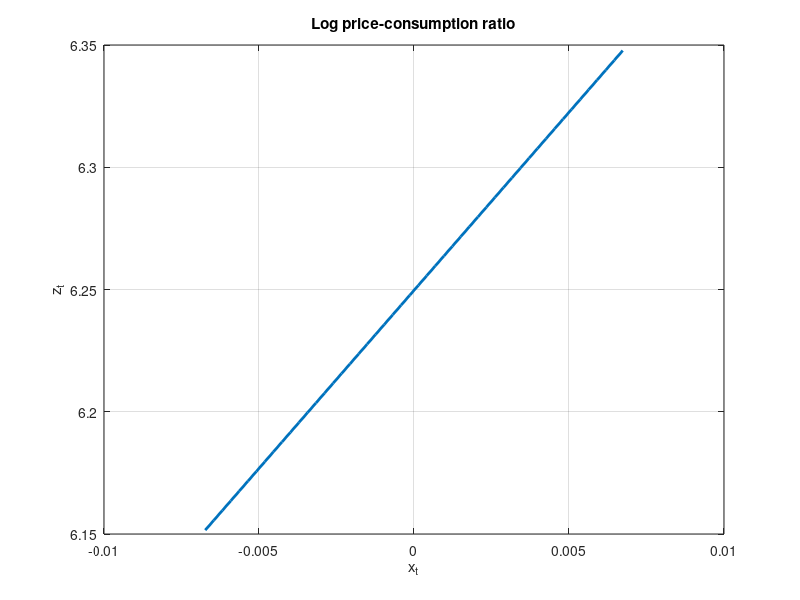
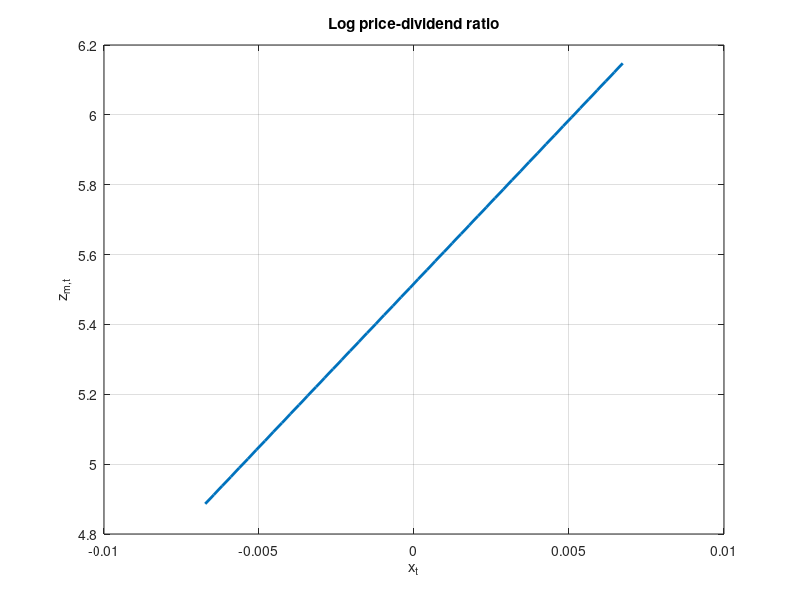
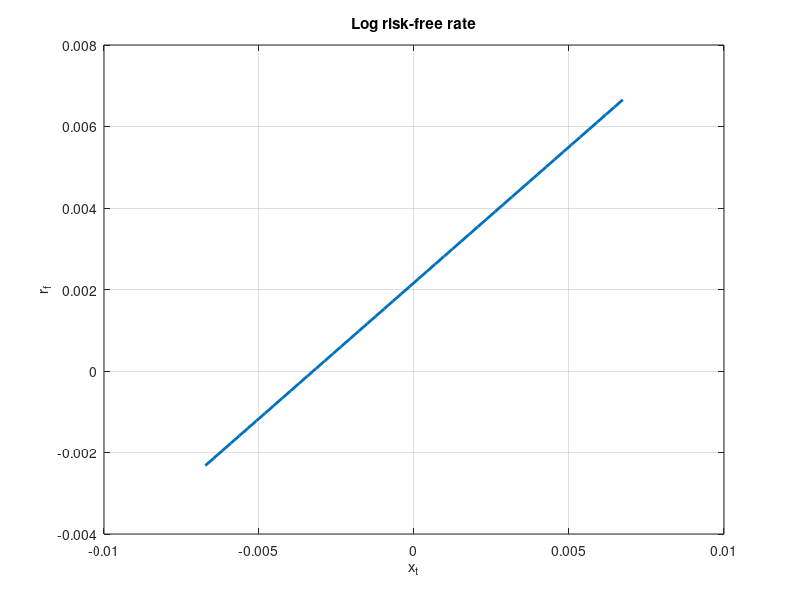
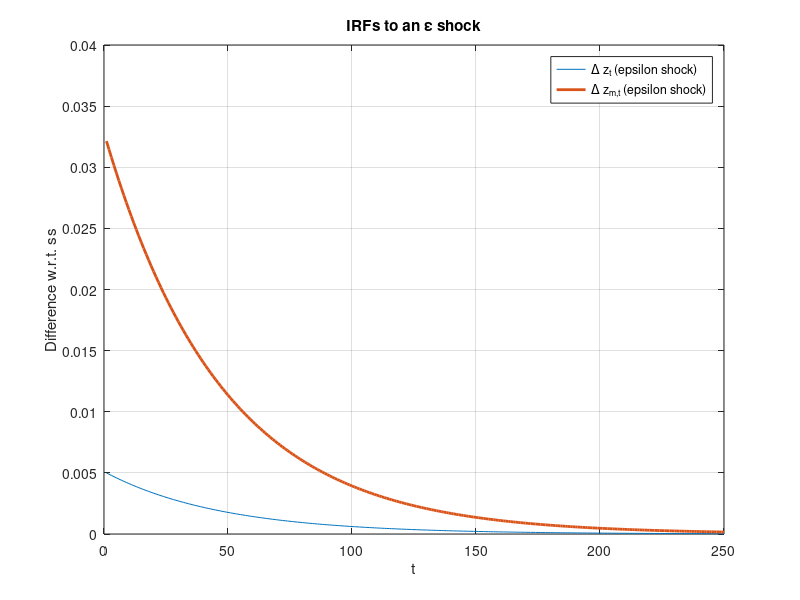

Recreate these plots in MATLAB, in order.
%DIEGO ALVAREZ FLORES
%BY REPLICATION: ONE STATE VARIABLE
%JANUARY 2026

clear;
clc;

%% PARAMETERS
sigma=0.0078;
mu=0.0015;
rho=0.979;
psi=1.5;
gamma=10;
beta=0.998;
phi_e=0.044;
theta=(1-gamma)/(1-1/psi);
phi=3;
mu_d=0.0015;
phi_d=4.5;

%% EQUATIONS FOR FIXED POINT METHOD (C0NSUMPTION)
function [k0] = function1_k0(zbar,k1)
    k0=log(exp(zbar)+1)-k1*zbar;
end

function [k1] = function1_k1(zbar)
    k1=exp(zbar)/(exp(zbar)+1);
end

function [A1] = function1_A1(psi,k1,rho)
    A1=(1-1/psi)/(1-k1*rho);
end

function [A0] = function1_A0(beta,mu,psi,k0,k1,theta,sigma,A1,phi_e)
    A0=(log(beta)+mu*(1-1/psi)+k0+0.5*sigma^2*theta*((1-1/psi)^2+(k1*A1*phi_e)^2))/(1-k1);
end

%% FIXED-POINT METHOD (C0NSUMPTION)
function [k0,k1,A0,A1,zbar] = solve_param_cons1(beta,mu,psi,theta,rho,phi_e,sigma)
    zbar_init=0;
    max_iter=1000;
    terminate=0;
    crit=1e-9; 
    iter=1;
    while (terminate==0 & iter<max_iter)
        k1 = function1_k1(zbar_init);
        k0 = function1_k0(zbar_init,k1);
        A1 = function1_A1(psi,k1,rho);
        A0 = function1_A0(beta,mu,psi,k0,k1,theta,sigma,A1,phi_e);
        zbar = A0; % Unconditional expectation of z_t
        if abs(zbar-zbar_init)<crit
            terminate=1;
        end        
        zbar_init=zbar;
        iter=iter+1;
    end
end

[k0,k1,A0,A1,zbar] = solve_param_cons1(beta,mu,psi,theta,rho,phi_e,sigma);

%% EQUATIONS FOR FIXED POINT METHOD (DIVIDEND)
function [k0m] = function1_k0m(zbarm,k1m)
    k0m=log(exp(zbarm)+1)-k1m*zbarm;
end

function [k1m] = function1_k1m(zbarm)
    k1m=exp(zbarm)/(exp(zbarm)+1);
end

function [A1m] = function1_A1m(psi,k1m,rho,phi)
    A1m=(phi-1/psi)/(1-k1m*rho);
end

function [A0m] = function1_A0m(beta,mu,psi,k0,k1,theta,sigma,A0,A1,k0m,k1m,A1m,mu_d,phi_e,phi_d)
    A0m = (theta*log(beta)+mu*(theta-1-theta/psi)+(theta-1)*(k0+A0*(k1-1)) ...
        +k0m+mu_d+0.5*sigma^2*((theta-1-theta/psi)^2+((theta-1)*k1*A1*phi_e+k1m*A1m*phi_e)^2+phi_d^2))/(1-k1m);
end

%% FIXED-POINT METHOD (DIVIDEND)
function [k0m,k1m,A0m,A1m,zbarm] = solve_param_div1(beta,mu,psi,theta,rho,phi_e,sigma, ...
        phi,k0,k1,A0,A1,phi_d,mu_d)
    zbarm_init=0;
    max_iter=1000;
    terminate=0;
    crit=1e-9; 
    iter=1;
    while (terminate==0 & iter<max_iter)
        k1m = function1_k1m(zbarm_init);
        k0m = function1_k0m(zbarm_init,k1m);
        A1m = function1_A1m(psi,k1m,rho,phi);
        A0m = function1_A0m(beta,mu,psi,k0,k1,theta,sigma,A0,A1,k0m,k1m,A1m,mu_d,phi_e,phi_d);
        zbarm = A0m; % Unconditional expectation of z_{m,t}
        if abs(zbarm-zbarm_init)<crit
            terminate=1;
        end        
        zbarm_init=zbarm;
        iter=iter+1;
    end
end

[k0m,k1m,A0m,A1m,zbarm] = solve_param_div1(beta,mu,psi,theta,rho,phi_e,sigma, ...
        phi,k0,k1,A0,A1,phi_d,mu_d);

%% LOG-LINEARIZATION: POLICY FUNCTIONS

% A simple grid for x_t
function [x_grid] = simple_x_grid(Nx,phi_e,sigma,rho)
    std_x=sqrt((phi_e^2*sigma^2)/(1-rho^2)); % Unconditional standard deviation of x_t
    x_min=-4*std_x;
    x_max=4*std_x;
    x_grid=linspace(x_min,x_max,Nx);
end

function [zt] = function1_log_zt(x_grid,A0,A1)
    zt=A0+A1*x_grid;
end

Nx=50; % Number of grid points for x_t
[x_grid]=simple_x_grid(Nx,phi_e,sigma,rho);
[zt] = function1_log_zt(x_grid,A0,A1);

figure(1)
plot(x_grid,zt,'LineWidth',2)
xlabel('x_t'); ylabel('z_t')
grid on
title("Log price-consumption ratio")
saveas(figure(1),'figure1_one.png')

function [ztm] = function1_log_ztm(x_grid,A0m,A1m)
    ztm=A0m+A1m*x_grid;
end

[ztm] = function1_log_ztm(x_grid,A0m,A1m);

figure(2)
plot(x_grid,ztm,'LineWidth',2)
xlabel('x_t'); ylabel('z_{m,t}')
grid on
title("Log price-dividend ratio")
saveas(figure(2),'figure2_one.png')

function [rf] = function1_rf(beta,mu,psi,theta,k1,A1,x_grid,phi_e,sigma)
    rf=-log(beta)+(1/psi)*mu+(1/psi)*x_grid+ ...
        0.5*(theta-1-theta/psi^2)*sigma^2+((theta-1)/2)*(k1*A1*phi_e)^2*sigma^2;
end

[rf] = function1_rf(beta,mu,psi,theta,k1,A1,x_grid,phi_e,sigma);

figure(3)
plot(x_grid,rf,'LineWidth',2)
xlabel('x_t'); ylabel('r_f')
grid on
title("Log risk-free rate")
saveas(figure(3),'figure3_one.png')

%% LOG-LINEARIZATION: IRFs
function [x,diff_z,diff_zm] = function1_irf_z_zm(T,x0,rho,phi_e,sigma,A0,A1,A0m,A1m)
    shockSize=1;
    x=zeros(T+1,1);
    x(1)=x0;
    eps=zeros(T,1);

    eps(1)=shockSize;

    for t=1:T
        x(t+1)=rho*x(t)+phi_e*sigma*eps(t);
    end

    z=A0+A1*x;
    zm=A0m+A1m*x;
    z_ss=A0;
    zm_ss=A0m;
    diff_z=z-z_ss;
    diff_zm=zm-zm_ss;
end

T=250;
t=(1:T)';
x_ss=0; % Unconditional expectation of x_t

[x_eps,diff_z_eps,diff_zm_eps] = function1_irf_z_zm(T,x_ss,rho,phi_e,sigma,A0,A1,A0m,A1m);

figure(4)
plot(t,diff_z_eps(2:end),t,diff_zm_eps(2:end),'LineWidth',2);
grid on;xlabel('t');ylabel('Difference w.r.t. ss');
legend('\Delta z_t (epsilon shock)','\Delta z_{m,t} (epsilon shock)','Location','Best');
title('IRFs to an \epsilon shock');
saveas(figure(4),'figure4_one.png')